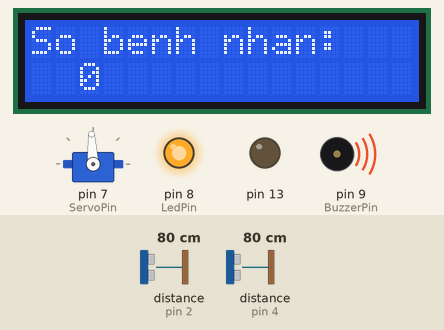
The program below on a simulated Arduino Uno, built with avr-gcc and run on an emulated ATmega328P. On the bench: 16×2 character LCD, servo, output pins drawn as LEDs (lit = HIGH), buzzer (waves = sounding). The test bench sets the inputs (shaded band); at power-on: distance to the obstacle (sensors on pin 2, pin 4) 80 cm. The echo pulse lasts 58.3 µs per cm; what the program prints to the serial monitor is not drawn.

Above: at 0.35 s.
At 1.2 s:
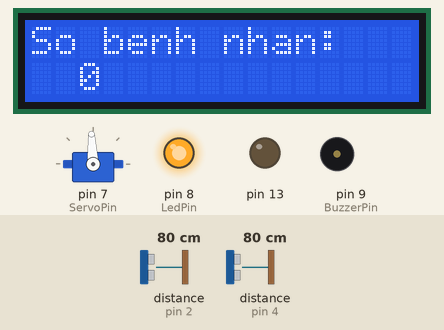
1.3 s: distance to the obstacle (sensor on pin 2) set to 2 cm
At 4.5 s:
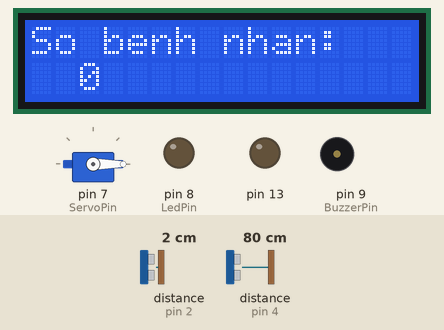
Timing chart, 0 to 6.0 s (numbered marks = the images above; inputs shaded):
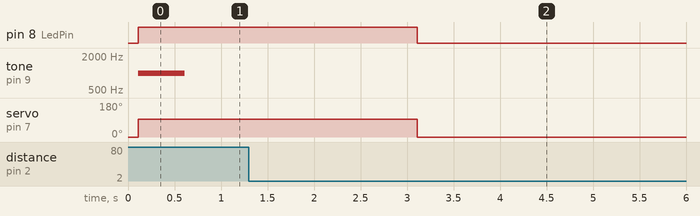

The program:

main.cpp
```cpp
// Để chạy, thay #define TIMER_ENABLED true đổi thành false trong NewPing.h

#define _TASK_SLEEP_ON_IDLE_RUN

#include <Arduino.h>
#include <LiquidCrystal_I2C.h>
#include <ServoTimer2.h>
#include <SoftwareSerial.h>
#include <TaskScheduler.h>
#include <toneAC.h>
#include <NewPing.h>

static constexpr float SensorDistanceThreshold = 9;

static constexpr uint8_t BuzzerPin = 9;
static constexpr uint8_t LedPin = 8;

static constexpr uint8_t ExitSensorTriggerPin = 3;
static constexpr uint8_t ExitSensorEchoPin = 2;
static constexpr uint8_t EnterSensorTriggerPin = 5;
static constexpr uint8_t EnterSensorEchoPin = 4;
static constexpr uint8_t ServoPin = 7;
static constexpr uint8_t SerialReceivePin = 6;
static constexpr uint8_t SerialTransmitPin = 11;

int patientCount = 0;
bool isInside = false, isOutside = false;

Scheduler taskScheduler;
LiquidCrystal_I2C lcd(0x27, 16, 2);
ServoTimer2 servo;
SoftwareSerial swSerial(SerialReceivePin, SerialTransmitPin);
NewPing enterSensor(EnterSensorTriggerPin, EnterSensorEchoPin, 20);
NewPing exitSensor(ExitSensorTriggerPin, ExitSensorEchoPin, 20);

void doUltrasonicMeasurements();
void doLcdUpdate();

void doServoOpen();
void doServoClose();

void doLedEnable();
void doLedDisable();

void doBuzzerEnable();
void doBuzzerDisable();

void doDisplayHealthMeasuringMode();
void doFinalizeHealthCalculate();
void doRevertToPatientCountMode();

Task taskMeasureDistance(200 * TASK_MILLISECOND, TASK_FOREVER, &doUltrasonicMeasurements, &taskScheduler, true);
Task taskUpdateLcd(0, TASK_ONCE, &doLcdUpdate, &taskScheduler, false);
Task taskOpenServo(0, TASK_ONCE, &doServoOpen, &taskScheduler, false);
Task taskCloseServo(3 * TASK_SECOND, TASK_ONCE, &doServoClose, &taskScheduler, false);
Task taskEnableLed(0, TASK_ONCE, &doLedEnable, &taskScheduler, false);
Task taskDisableLed(3 * TASK_SECOND, TASK_ONCE, &doLedDisable, &taskScheduler, false);
Task taskEnableBuzzer(0, TASK_ONCE, &doBuzzerEnable, &taskScheduler, false);
Task taskDisableBuzzer(500 * TASK_MILLISECOND, TASK_ONCE, &doBuzzerDisable, &taskScheduler, false);
Task taskDisplayHealthMeasuringMode(0, TASK_ONCE, &doDisplayHealthMeasuringMode, &taskScheduler, false);
Task taskFinalizeHealthCalculate(5 * TASK_SECOND, TASK_ONCE, &doFinalizeHealthCalculate, &taskScheduler, false);
Task taskRevertToPatientCountMode(5 * TASK_SECOND, TASK_ONCE, &doRevertToPatientCountMode, &taskScheduler, false);

bool measuringHealthMode = false;
float heartRateSamples[8];
uint8_t spO2 = 0;

void setup() {
    Serial.begin(9600);
    swSerial.begin(9600);

    Serial.println("Initializing LCD...");

    lcd.init();
    lcd.backlight();
    lcd.clear();
    lcd.cursor_off();
    lcd.setCursor(0, 0);
    lcd.print("So benh nhan:");
    lcd.setCursor(2, 1);
    lcd.print("0");

    pinMode(ExitSensorTriggerPin, OUTPUT);
    pinMode(ExitSensorEchoPin, INPUT);
    pinMode(EnterSensorTriggerPin, OUTPUT);
    pinMode(EnterSensorEchoPin, INPUT);
    pinMode(BuzzerPin, OUTPUT);
    pinMode(LedPin, OUTPUT);
    // pinMode(WarningLedPin, OUTPUT);

    pinMode(SerialReceivePin, INPUT);
    pinMode(SerialTransmitPin, OUTPUT);

    servo.attach(ServoPin);
    servo.write(0);

    // Disable the built-in LED on the Arduino UNO R3
    pinMode(13, OUTPUT);
    digitalWrite(13, LOW);

    digitalWrite(LedPin, LOW);

    pinMode(SerialTransmitPin, OUTPUT);
    pinMode(SerialReceivePin, INPUT);
}

void getSensorsDistances(float* enter, float* exit) {
    *enter = static_cast<float>(enterSensor.ping_cm());
    *exit = static_cast<float>(exitSensor.ping_cm());
}

void doUltrasonicMeasurements() {
    float enterDistance = 0, exitDistance = 0;

    getSensorsDistances(&enterDistance, &exitDistance);

    if (enterDistance <= SensorDistanceThreshold) {
        if (!isInside) {
            patientCount++;
            isInside = true;
            taskUpdateLcd.restart();
            taskOpenServo.restart();
            taskEnableLed.restart();
            taskEnableBuzzer.restart();
        }
    } else {
        if (isInside) {
            isInside = false;
        }
    }

    if (exitDistance <= SensorDistanceThreshold) {
        if (!isOutside) {
            patientCount = max(patientCount - 1, 0);
            isOutside = true;
            taskUpdateLcd.restart();
            taskOpenServo.restart();
        }
    } else {
        if (isOutside) {
            isOutside = false;
        }
    }
}

void doLcdUpdate() {
    Serial.println("doLcdUpdate");
    if (measuringHealthMode) return;

    lcd.clear();
    lcd.setCursor(0, 0);
    lcd.print("So benh nhan: ");
    lcd.setCursor(2, 1);
    lcd.print(String(patientCount));
}

void doServoOpen() {
    Serial.println("doServoOpen");

    servo.write(1500);
    taskCloseServo.restartDelayed();
}

void doServoClose() {
    Serial.println("doServoClose");
    servo.write(0);
}

void doLedEnable() {
    Serial.println("doLedEnable");
    digitalWrite(LedPin, HIGH);
    taskDisableLed.restartDelayed();
}

void doLedDisable() {
    Serial.println("doLedDisable");
    digitalWrite(LedPin, LOW);
}

void doBuzzerEnable() {
    Serial.println("doBuzzerEnable");
    toneAC(1000, 10);
    taskDisableBuzzer.restartDelayed();
}

void doBuzzerDisable() {
    Serial.println("doBuzzerDisable");
    noToneAC();
}

void doDisplayHealthMeasuringMode() {
    Serial.println("displayHealthMeasuringMode");
    taskUpdateLcd.disable();
    measuringHealthMode = true;

    lcd.clear();
    lcd.setCursor(0, 0);
    lcd.print("Nhip tim: ");
    lcd.print(String(heartRateSamples[sizeof(heartRateSamples) / 4 - 1]));
    lcd.setCursor(0, 1);
    lcd.print("SpO2: ");
    lcd.print(String(spO2));
    lcd.print('%');

    taskFinalizeHealthCalculate.restartDelayed();
}

void doFinalizeHealthCalculate() {
    Serial.println("doFinalizeHealthCalculate");

    lcd.clear();
    lcd.setCursor(0, 0);
    lcd.print("Ket qua: ");

    float sumHeartRate = 0;
    for (const float sample : heartRateSamples) {
        sumHeartRate += sample;
    }

    lcd.setCursor(2, 1);
    lcd.print(String(sumHeartRate / (sizeof(heartRateSamples) / sizeof(heartRateSamples[0]))));
    lcd.print(" / ");
    lcd.print(String(spO2));
    lcd.print('%');

    memset(heartRateSamples, 0, sizeof(heartRateSamples));
    taskRevertToPatientCountMode.restartDelayed();
}

void doRevertToPatientCountMode() {
    Serial.println("doRevertToPatientCountMode");
    measuringHealthMode = false;

    taskUpdateLcd.restart();
}

void loop() {
    taskScheduler.execute();

    if (swSerial.available() > 0) {
        uint8_t buffer[9];

        if (swSerial.readBytes(buffer, 9) == 9 && memcmp(buffer, "HRIF", 4) == 0) {
            const float heartRate = *reinterpret_cast<float*>(buffer + 4);
            spO2 = buffer[8];

            for (int i = 0; i < sizeof(heartRateSamples) / sizeof(float) - 1; i++) {
                heartRateSamples[i] = heartRateSamples[i + 1];
            }
            heartRateSamples[sizeof(heartRateSamples) / sizeof(float) - 1] = heartRate;

            Serial.println("Received health data: " + String(heartRate) + ", " + String(spO2));
            taskDisplayHealthMeasuringMode.restart();
        }
    }
}
```
